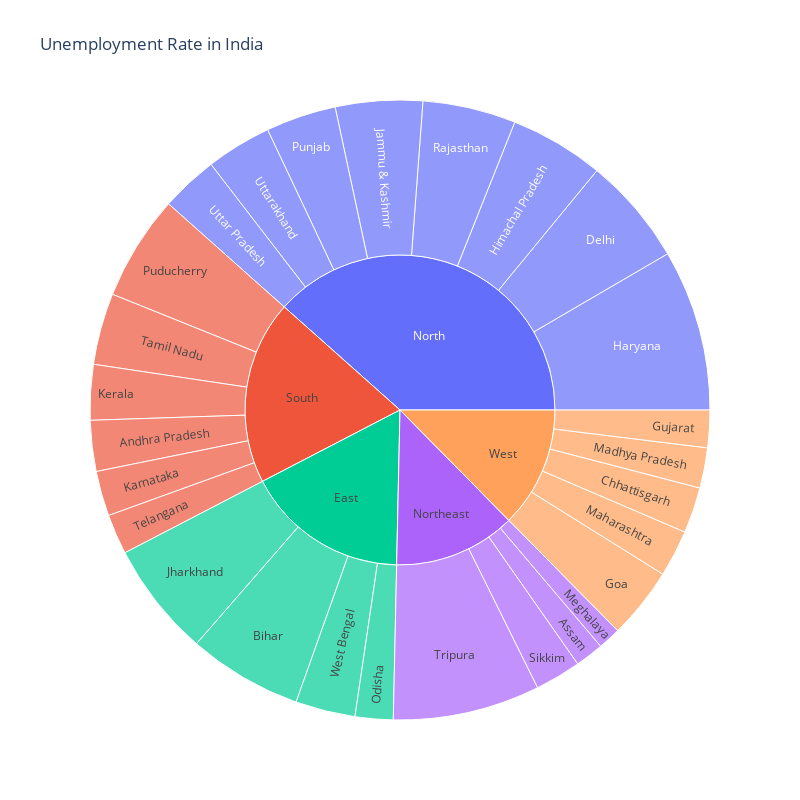

Here is the notebook cell this chart was saved with:
### Code cell
unemployment = dat[["States","Region","Estimated Unemployment Rate"]]
fig = px.sunburst(unemployment,path=["Region","States"],
                 values="Estimated Unemployment Rate",
                 width=800, height=800,
                 title="Unemployment Rate in India")
fig.show()

### Figure 1 — Plotly figure (JSON) as saved in the notebook; plotly's stock layout.template omitted (floating-point values rounded to 4 significant figures)
{"data": [{"branchvalues": "total", "domain": {"x": [0, 1], "y": [0, 1]}, "hovertemplate": "labels=%{label}<br>Estimated Unemployment Rate=%{value}<br>parent=%{parent}<br>id=%{id}<extra></extra>", "ids": ["South/Andhra Pradesh", "Northeast/Assam", "East/Bihar", "West/Chhattisgarh", "North/Delhi", "West/Goa", "West/Gujarat", "North/Haryana", "North/Himachal Pradesh", "North/Jammu & Kashmir", "East/Jharkhand", "South/Karnataka", "South/Kerala", "West/Madhya Pradesh", "West/Maharashtra", "Northeast/Meghalaya", "East/Odisha", "South/Puducherry", "North/Punjab", "North/Rajasthan", "Northeast/Sikkim", "South/Tamil Nadu", "South/Telangana", "Northeast/Tripura", "North/Uttar Pradesh", "North/Uttarakhand", "East/West Bengal", "East", "North", "Northeast", "South", "West"], "labels": ["Andhra Pradesh", "Assam", "Bihar", "Chhattisgarh", "Delhi", "Goa", "Gujarat", "Haryana", "Himachal Pradesh", "Jammu & Kashmir", "Jharkhand", "Karnataka", "Kerala", "Madhya Pradesh", "Maharashtra", "Meghalaya", "Odisha", "Puducherry", "Punjab", "Rajasthan", "Sikkim", "Tamil Nadu", "Telangana", "Tripura", "Uttar Pradesh", "Uttarakhand", "West Bengal", "East", "North", "Northeast", "South", "West"], "name": "", "parents": ["South", "Northeast", "East", "West", "North", "West", "West", "North", "North", "North", "East", "South", "South", "West", "West", "Northeast", "East", "South", "North", "North", "Northeast", "South", "South", "Northeast", "North", "North", "East", "", "", "", "", ""], "type": "sunburst", "values": [86.64, 48.56, 194.7, 78.19, 184.1, 121.7, 63.76, 274.8, 160.7, 148.3, 195.4, 76.68, 94.34, 68.54, 79.79, 38.66, 64.62, 179.4, 119.8, 158.7, 78.34, 121.9, 68.33, 250.6, 97.37, 111.6, 101.9, 556.6, 1255.0, 416.1, 627.3, 411.9]}], "layout": {"height": 800, "legend": {"tracegroupgap": 0}, "title": {"text": "Unemployment Rate in India"}, "width": 800}}
